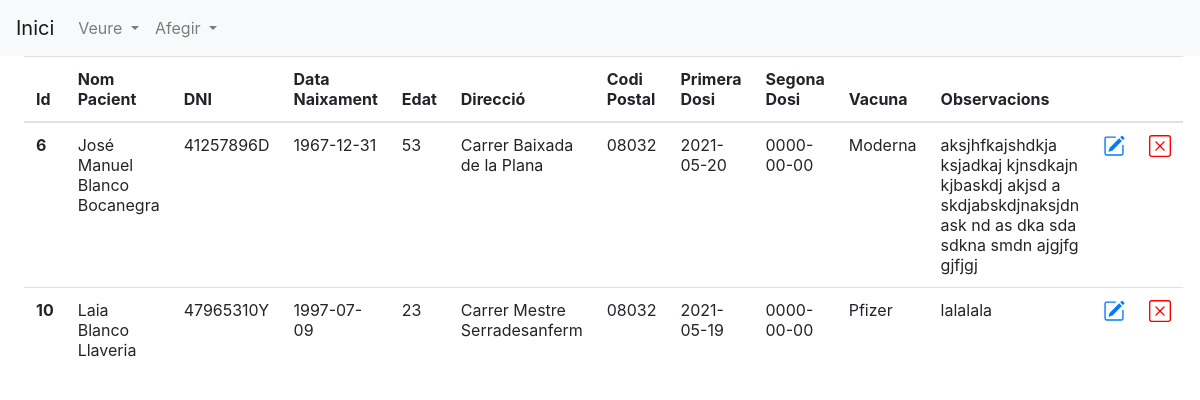
The app's page /php/Pacients/veurePacients.php?CodiPostalBarri=08032 with its own data.
### tables this page shows
CREATE TABLE `pacients` (
  `idPacient` int(11) NOT NULL,
  `NomPacient` varchar(50) NOT NULL,
  `CognomsPacient` varchar(100) NOT NULL,
  `DNI` varchar(11) NOT NULL,
  `DataNaixament` date NOT NULL,
  `Direccio` varchar(100) NOT NULL,
  `CodiPostal` char(6) NOT NULL,
  `DataPrimeraDosi` date NOT NULL,
  `DataSegonaDosi` date DEFAULT NULL,
  `idVacuna` int(11) NOT NULL,
  `Observacions` text DEFAULT NULL
);

CREATE TABLE `vacunes` (
  `idVacuna` int(11) NOT NULL,
  `NomVacuna` varchar(50) NOT NULL,
  `DosisNecesaries` int(2) NOT NULL
);

### php/Pacients/veurePacients.php (the view, shortened to what this page needs)
<?php
echo '
<head>
    <link rel="stylesheet" href="https://stackpath.bootstrapcdn.com/bootstrap/4.1.1/css/bootstrap.min.css"
>
    <link rel="stylesheet" type="text/css" href="../../css/stylepopup.css">
</head>
<body>
<div>
        <nav class="navbar navbar-expand-lg navbar-light bg-light">
            <a class="navbar-brand" href="../menuprincipal.php">Inici</a>
            <div class="collapse navbar-collapse" id="navbarSupportedContent">
                <ul class="navbar-nav mr-auto">
                    <li class="nav-item dropdown">
                        <a class="nav-link dropdown-toggle" href="#" id="navbarDropdown" role="button"
                            data-toggle="dropdown" aria-haspopup="true" aria-expanded="false">
                            Veure
                        </a>
                    </li>
                    <li class="nav-item dropdown">
                        <a class="nav-link dropdown-toggle" href="#" id="navbarDropdown" role="button"
                            data-toggle="dropdown" aria-haspopup="true" aria-expanded="false">
                            Afegir
                        </a>
                    </li>
                </ul>
            </div>
        </nav>
    </div>
';
    veurepacients();
    function veurepacients()
    {
        $cBarri = $_GET['CodiPostalBarri'];
	$host = "localhost";
	$user = "root";
	$pass = "";
	$db = "projectefinal";
    $connect = mysqli_connect ($host, $user, $pass, $db) or die ("Error de Connexió");
    $sentenciasql = "SELECT * FROM pacients INNER JOIN vacunes ON pacients.idVacuna = vacunes.idVacuna WHERE codiPostal = '$cBarri'; ";
    $sql= mysqli_query($connect, $sentenciasql);
    echo'<div style="margin-left: 2%; margin-right: 2%;">
        <table class="table">
                <thead>
                <tr>
                <th scope="col">Id</th>
                <th scope="col">Nom Pacient </th>
                <th scope="col">DNI</th>
                <th scope="col">Data Naixament</th>
                <th scope="col">Edat</th>
                <th scope="col">Direcció</th>
                <th scope="col">Codi Postal</th>
                <th scope="col">Primera Dosi</th>
                <th scope="col">Segona Dosi</th>
                <th scope="col">Vacuna</th>
                <th scope="col">Observacions</th>
                <th scope="col"></th>
                <th scope="col"></th>
                </tr>
            </thead>';
    while($mostrar=mysqli_fetch_array($sql)){
        $date1 = new DateTime($mostrar['DataNaixament']);
        $date2 = new DateTime("now");
        $diff = $date1->diff($date2);
        $edat = get_format($diff);
                echo '
                <tr>
                        <th scope="row">'.$mostrar['idPacient'].'</th>
                        <td>'.$mostrar['NomPacient'].' '.$mostrar['CognomsPacient'].'</td>
                        <td>'.$mostrar['DNI'].'</td>
                        <td>'.$mostrar['DataNaixament'].'</td>
                        <td>'.$edat.'</td>
                        <td>'.$mostrar['Direccio'].'</td>
                        <td>'.$mostrar['CodiPostal'].'</td>
                        <td>'.$mostrar['DataPrimeraDosi'].'</td>
                        <td>'.$mostrar['DataSegonaDosi'].'</td>
                        <td>'.$mostrar['NomVacuna'].'</td>
                        <td>'.$mostrar['Observacions'].'</td>
                        <td style="color: blue;" >
                            <a href="formularisPacients/editPacientsForm.php?idPacient='.$mostrar['idPacient'].'">
                            </a>
                        </td>
                        <td style="color: red;" >
                            <a href="deletePacients.php?idPacient='.$mostrar['idPacient'].'&coPostal='.$mostrar['CodiPostal'].'" style="color:red;">
                            </a>
                      </td>
                </tr>
                ';
    }
}
function get_format($df) {
    $str = '';
    $str .= ($df->invert == 1) ? ' - ' : '';
    if ($df->y > 0) {
        $str .= ($df->y > 1) ? $df->y . '' : $df->y . ' Year ';
    return $str;
    }
}
echo '
<div class="popup-wrapper">
<div class="popup">
    <div onclick="cerrarPopUp()" class="popup-close">x</div>
    <div class="popup-content">
        <h5>Segur que vols eliminar aquest pacient?</div></h5>
        <button type="button" class="btn btn-success">Si</button>
        <button onclick="cerrarPopUp()" type="button" class="btn btn-danger">No</button>
    </div>
</div>
</div>
</body>
</html>
';
?>

### records on screen
pacients: idPacient "6", NomPacient "José Manuel", CognomsPacient "Blanco Bocanegra", DNI "41257896D", DataNaixament "1967-12-31", DataNaixament "53", Direccio "Carrer Baixada de la Plana", CodiPostal "08032", DataPrimeraDosi "2021-05-20", DataSegonaDosi "0000-00-00", idVacuna.NomVacuna "Moderna", Observacions "aksjhfkajshdkja ksjadkaj kjnsdkajn kjbaskdj akjsd a skdjabskdjnaksjdn ask nd as dka sda sdkna smdn ajgjfg gjfjgj"
pacients: idPacient "10", NomPacient "Laia", CognomsPacient "Blanco Llaveria", DNI "47965310Y", DataNaixament "1997-07-09", DataNaixament "23", Direccio "Carrer Mestre Serradesanferm", CodiPostal "08032", DataPrimeraDosi "2021-05-19", DataSegonaDosi "0000-00-00", idVacuna.NomVacuna "Pfizer", Observacions "lalalala"
